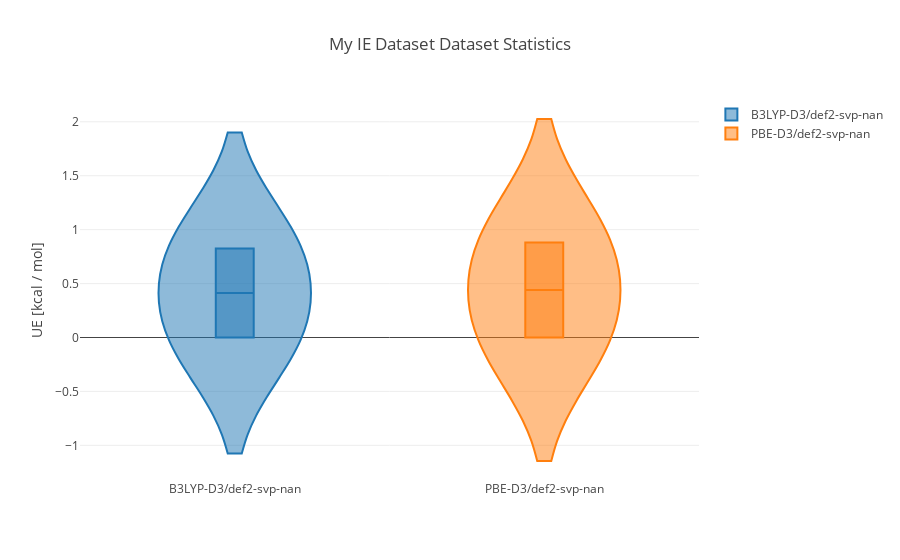

Source (notebook cell):
### Markdown cell above
Can also visualize results and more!

### Code cell
ds.visualize(["B3LYP-D3", "PBE-D3"], "def2-SVP", bench="B3LYP/def2-svp", kind="violin")

### Figure 1 — Plotly figure (JSON) as saved in the notebook; plotly's stock layout.template omitted (floating-point values rounded to 4 significant figures)
{"data": [{"box": {"visible": true}, "name": "B3LYP-D3/def2-svp-nan", "type": "violin", "uid": "8c922021-70ad-411c-b465-855135b4a09c", "y": [0.001, 0.826]}, {"box": {"visible": true}, "name": "PBE-D3/def2-svp-nan", "type": "violin", "uid": "2294c9ee-6051-43aa-bf56-d03758fb7683", "y": [0.001, 0.88]}], "layout": {"title": {"text": "My IE Dataset Dataset Statistics"}, "yaxis": {"title": {"text": "UE [kcal / mol]"}}}}
